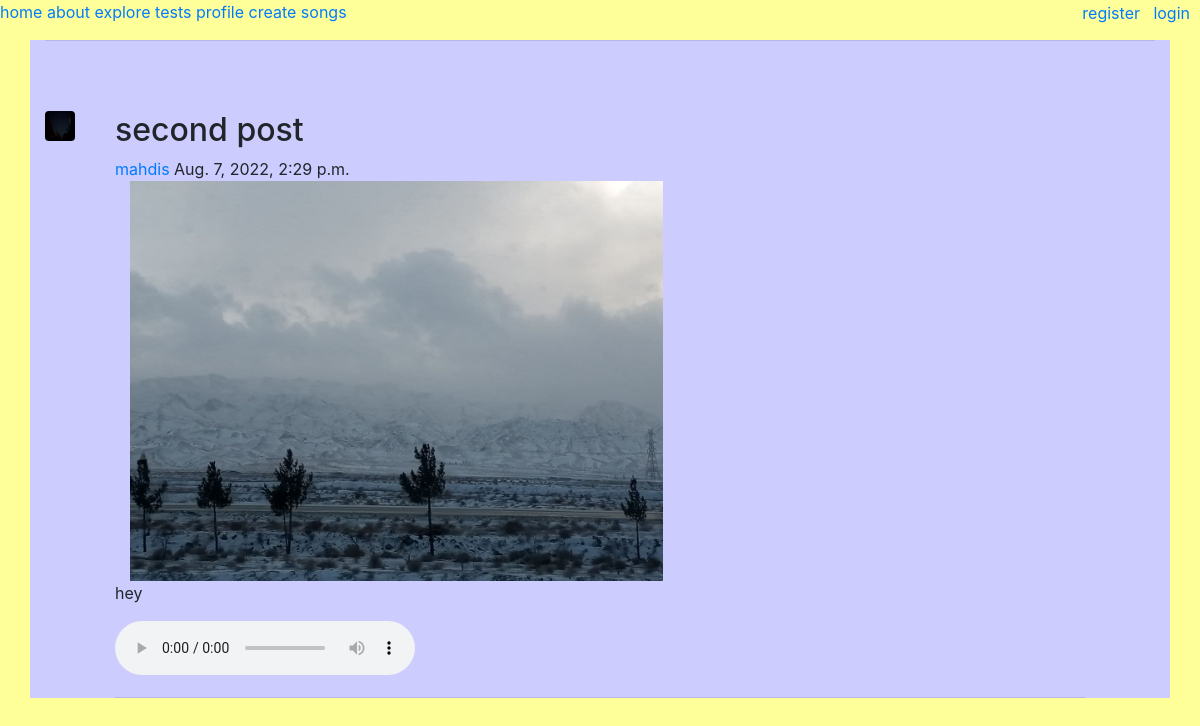
The app's page /post/2/ with its own data.
### page/models.py (models this page shows, shortened)
class post(models.Model):
    author = models.ForeignKey(User, on_delete=models.CASCADE)
    time = models.DateTimeField(auto_now_add=True)
    media = models.FileField()
    music = models.ForeignKey(songs, on_delete=models.CASCADE)
    caption = models.TextField()
    title = models.CharField(max_length=50)

### login/models.py (models this page shows, shortened)
class profile(models.Model):
    user=models.OneToOneField(User,on_delete=models.CASCADE)
    image=models.ImageField(default="default.jpg",upload_to="profile_pictures")
    follower=models.IntegerField(default=0)
    following=models.IntegerField(default=0)

### page/views.py (the view)
# urls.py: path('post/<int:pk>/', views.DetailPost.as_view(), name='post-detail'),
class DetailPost(DetailView):
    model = post
    template_name = "post_detail.html"

### page/templatetags/app_extras.py (called while the page is built)
@register.filter(name='hashchange')
def hashtag_links(value):
    return mark_safe(
        re.sub(r"#(\w+)", lambda m: create_hashtag_link(m.group(1)),
               escape(value)))

### page/templates/post_detail.html (shortened to what this page needs)
{% extends "parent.html" %}
{% load app_extras %}
{%block content%}
    <img class="rounded float-left"  src="{{post.author.profile.image.url}}" width="30" height="30" >
    <div class="margin">
        <h2 class="article-title">{{object.title}}</h2>
         <a href="{% url 'user-posts' object.author.username %}">{{object.author}}</a>
        {{object.time}}
        <figure>
        <img class="col-auto" src="{{object.media.url}}" width="300" height="400">
        <figcaption> {{object.caption|hashchange|linebreaks}} </figcaption>
        </figure>
        <audio width="400" height="200" controls>
            <source
        src="{{object.music.song.url}} "
        type="audio/mpeg"
            />
            </audio>
      <hr>
    </div>
{%endblock%}

### page/templates/post_detail.html (style rules this page uses)
.margin { margin: 70px; }

### records on screen
post: author.profile.image (picture), title "second post", author "mahdis", time "Aug. 7, 2022, 2:29 p.m.", media (picture), caption|hashchange "hey"
